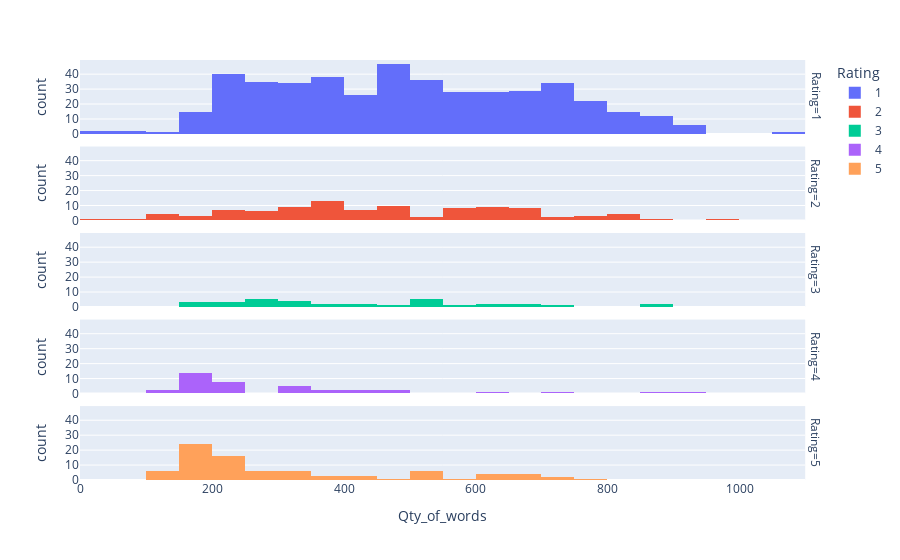

Notebook cell for this chart:
### Code cell
# Evaluating the relationship between the number of words and the Rating.
px.histogram(df.sort_values(by='Rating'), x='Qty_of_words', color="Rating", facet_row='Rating')

### Figure 1 — Plotly figure (JSON) as saved in the notebook; plotly's stock layout.template omitted (floating-point values rounded to 4 significant figures; data arrays with more than 128 entries replaced by an {"elided": "..."} marker saying what was removed)
{"data": [{"alignmentgroup": "True", "bingroup": "x", "hovertemplate": "Rating=1<br>Qty_of_words=%{x}<br>count=%{y}<extra></extra>", "legendgroup": "1", "marker": {"color": "#636efa", "pattern": {"shape": ""}}, "name": "1", "offsetgroup": "1", "orientation": "v", "showlegend": true, "type": "histogram", "x": {"elided": "451 int values"}, "xaxis": "x5", "yaxis": "y5"}, {"alignmentgroup": "True", "bingroup": "x", "hovertemplate": "Rating=2<br>Qty_of_words=%{x}<br>count=%{y}<extra></extra>", "legendgroup": "2", "marker": {"color": "#EF553B", "pattern": {"shape": ""}}, "name": "2", "offsetgroup": "2", "orientation": "v", "showlegend": true, "type": "histogram", "x": [487, 344, 572, 369, 115, 340, 693, 207, 861, 571, 608, 57, 630, 482, 642, 771, 498, 611, 629, 637, 150, 669, 556, 232, 449, 124, 14, 130, 369, 176, 433, 461, 229, 429, 769, 261, 677, 323, 343, 408, 258, 204, 453, 235, 426, 473, 348, 657, 379, 558, 844, 679, 272, 325, 328, 337, 482, 511, 289, 379, 355, 482, 196, 581, 386, 368, 291, 590, 393, 354, 210, 754, 971, 708, 612, 808, 487, 657, 580, 374, 669, 655, 842, 741, 549, 398, 406, 362, 278, 104, 584, 625, 364, 802, 485, 323, 623, 216, 423], "xaxis": "x4", "yaxis": "y4"}, {"alignmentgroup": "True", "bingroup": "x", "hovertemplate": "Rating=3<br>Qty_of_words=%{x}<br>count=%{y}<extra></extra>", "legendgroup": "3", "marker": {"color": "#00cc96", "pattern": {"shape": ""}}, "name": "3", "offsetgroup": "3", "orientation": "v", "showlegend": true, "type": "histogram", "x": [307, 681, 178, 536, 354, 374, 451, 155, 267, 192, 722, 860, 618, 444, 284, 879, 251, 267, 257, 536, 439, 307, 339, 301, 538, 511, 607, 223, 558, 519, 214, 234, 678], "xaxis": "x3", "yaxis": "y3"}, {"alignmentgroup": "True", "bingroup": "x", "hovertemplate": "Rating=4<br>Qty_of_words=%{x}<br>count=%{y}<extra></extra>", "legendgroup": "4", "marker": {"color": "#ab63fa", "pattern": {"shape": ""}}, "name": "4", "offsetgroup": "4", "orientation": "v", "showlegend": true, "type": "histogram", "x": [301, 648, 919, 167, 143, 172, 496, 202, 174, 206, 156, 450, 307, 240, 183, 184, 191, 193, 174, 222, 240, 352, 147, 190, 195, 218, 209, 891, 435, 717, 407, 170, 339, 151, 200, 171, 363, 338, 340], "xaxis": "x2", "yaxis": "y2"}, {"alignmentgroup": "True", "bingroup": "x", "hovertemplate": "Rating=5<br>Qty_of_words=%{x}<br>count=%{y}<extra></extra>", "legendgroup": "5", "marker": {"color": "#FFA15A", "pattern": {"shape": ""}}, "name": "5", "offsetgroup": "5", "orientation": "v", "showlegend": true, "type": "histogram", "x": [518, 713, 317, 157, 115, 209, 253, 654, 700, 262, 204, 521, 449, 196, 201, 307, 676, 169, 145, 152, 200, 246, 143, 582, 241, 520, 331, 402, 384, 529, 698, 376, 635, 210, 620, 633, 218, 237, 442, 451, 198, 313, 235, 513, 192, 160, 186, 169, 179, 264, 159, 149, 209, 153, 350, 516, 257, 622, 344, 221, 763, 170, 164, 286, 202, 184, 182, 197, 203, 201, 186, 150, 684, 201, 154, 149, 188, 250, 159, 182, 167, 141, 312], "xaxis": "x", "yaxis": "y"}], "layout": {"annotations": [{"font": {}, "showarrow": false, "text": "Rating=5", "textangle": 90, "x": 0.98, "xanchor": "left", "xref": "paper", "y": 0.088, "yanchor": "middle", "yref": "paper"}, {"font": {}, "showarrow": false, "text": "Rating=4", "textangle": 90, "x": 0.98, "xanchor": "left", "xref": "paper", "y": 0.294, "yanchor": "middle", "yref": "paper"}, {"font": {}, "showarrow": false, "text": "Rating=3", "textangle": 90, "x": 0.98, "xanchor": "left", "xref": "paper", "y": 0.5, "yanchor": "middle", "yref": "paper"}, {"font": {}, "showarrow": false, "text": "Rating=2", "textangle": 90, "x": 0.98, "xanchor": "left", "xref": "paper", "y": 0.706, "yanchor": "middle", "yref": "paper"}, {"font": {}, "showarrow": false, "text": "Rating=1", "textangle": 90, "x": 0.98, "xanchor": "left", "xref": "paper", "y": 0.912, "yanchor": "middle", "yref": "paper"}], "barmode": "relative", "legend": {"title": {"text": "Rating"}, "tracegroupgap": 0}, "margin": {"t": 60}, "xaxis": {"anchor": "y", "domain": [0, 0.98], "title": {"text": "Qty_of_words"}}, "xaxis2": {"anchor": "y2", "domain": [0, 0.98], "matches": "x", "showticklabels": false}, "xaxis3": {"anchor": "y3", "domain": [0, 0.98], "matches": "x", "showticklabels": false}, "xaxis4": {"anchor": "y4", "domain": [0, 0.98], "matches": "x", "showticklabels": false}, "xaxis5": {"anchor": "y5", "domain": [0, 0.98], "matches": "x", "showticklabels": false}, "yaxis": {"anchor": "x", "domain": [0, 0.176], "title": {"text": "count"}}, "yaxis2": {"anchor": "x2", "domain": [0.206, 0.382], "matches": "y", "title": {"text": "count"}}, "yaxis3": {"anchor": "x3", "domain": [0.412, 0.588], "matches": "y", "title": {"text": "count"}}, "yaxis4": {"anchor": "x4", "domain": [0.618, 0.794], "matches": "y", "title": {"text": "count"}}, "yaxis5": {"anchor": "x5", "domain": [0.824, 1], "matches": "y", "title": {"text": "count"}}}}
